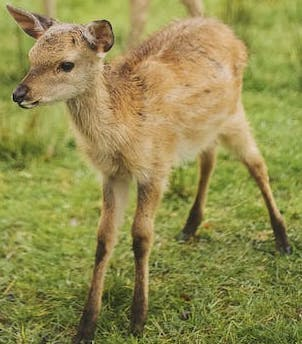
#> input picture Assignments/D22CS051_CV_Ass3/data/deer-train/deer 10_1_d.jpg, 302 x 344 px; its folder holds only this picture in this run
$ jupyter execute --allow-errors question4.ipynb
#> lines starting #> are read from the running program, lines starting #| are printed output that depends on the picture
# Sliding window object detection using HOG

[cell 1]
# importing libs
import cv2 as cv
import numpy as np
from matplotlib import pyplot as plt
from sklearn.svm import SVC
from skimage.feature import hog

## Loading Training Data

[cell 2]
# reading data
import glob

train_images = []
train_images_labels = []
test_images = []

for i in glob.glob('data/deer-train/*.jpg'):
    img = cv.imread(i,cv.IMREAD_GRAYSCALE)
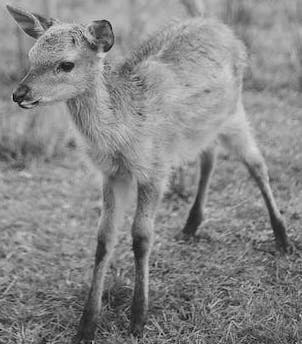
#> img: shape (344, 302); min 0, max 218, mean 134.8
    img = cv.resize(img,(224,224))
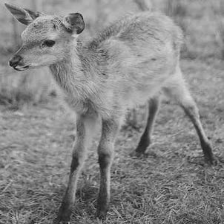
#> img: shape (224, 224); min 25, max 217, mean 134.7
    train_images.append(img)
    train_images_labels.append(i.split('_')[-1].split('.')[0])

label_dict = {'nd':0,'d':1}
train_images_labels  = [label_dict[_] for _ in train_images_labels]

## Code of increasing dataset

[cell 3]
# [11 lines of commented-out code are left out]

[cell 4]
train_images_labels.count('nd'),train_images_labels.count('d')

## Plotting random images

[cell 5]
# plotting 9 images and labels
random_idx = np.random.randint(0,len(train_images),9)
#> random_idx = [0, 0, 0, 0, 0, 0, 0, 0, 0]
plt.figure(figsize=(10,10))
for i in range(9):
    plt.subplot(3,3,i+1)
    plt.imshow(train_images[random_idx[i]], cmap="gray")
    plt.title(train_images_labels[random_idx[i]])
    plt.axis('off')
plt.show()

## Creating hog descriptor

[cell 6]
# creating hog descriptor
train_hog_images = []
feature_images = []
for i in range(len(train_images)):
    feature, hog_image = hog(train_images[i], orientations=9, pixels_per_cell=(8, 8), cells_per_block=(2, 2), visualize=True)
    train_hog_images.append(hog_image)
    feature_images.append(feature)
#> this loop made 1 pass
#> pass 1, `feature, hog_image = hog(train_images[i], orientations=9, pixels_per_c..`:
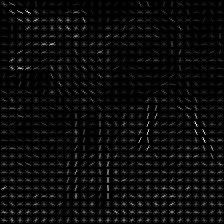
#> hog_image: shape (224, 224) float64; min 0, max 49.54, mean 2.1; drawn with min black and max white
#> after the loop, feature_images = 1 item; train_hog_images = 1 item

[cell 7]
# plotting 9 hog images and labels
plt.figure(figsize=(10,10))
#> (the rest of this cell did not finish here and is left out)

## Traing Classifier

[cell 8]
# creating classifier
clf = SVC(kernel='rbf', C=1.0, random_state=42)
hog_features = np.array(feature_images)
data_labels = np.array(train_images_labels)
train_data = np.hstack((hog_features, data_labels.reshape(-1,1)))
np.random.shuffle(train_data)

#> (the rest of this cell did not finish here and is left out)

## Testing and dawing on Test dataset

[cell 9]
# loading test data
test_images = []
for i in glob.glob('data/deer-test/*.*'):
    img = cv.imread(i,cv.IMREAD_GRAYSCALE)
    img = cv.resize(img,(1024,1024))
    test_images.append(img)
print(f"len of test images: {len(test_images)}")

[cell 10]
# plotting 4 images and labels from test data
plt.figure(figsize=(5,5))
#> (the rest of this cell did not finish here and is left out)

[cell 11]
# applying sliding window
window_size = (224, 224)
step_size = 112
locations = []
images_all_patches = []
for img in test_images:
    for y in range(0, img.shape[0]-window_size[1], step_size):
        for x in range(0, img.shape[1]-window_size[0], step_size):
            locations.append((x, y, img[y:y+window_size[1], x:x+window_size[0]]))
    images_all_patches.append(locations)
#> after the loop, images_all_patches = []; locations = []

#> (a cell that did not finish here is left out)

### Plotting random Patches form test samples

[cell 13]
# plotting locations from test images
plt.figure(figsize=(10,10))
#> (the rest of this cell did not finish here and is left out)

## computing & plotting final boundedd boxes images

[cell 14]
# moving hog descriptor to sliding window and applying classifier
i = 0
for img_patch in images_all_patches:
    for img in img_patch:
        feature, hog_image = hog(img[2], orientations=9, pixels_per_cell=(8, 8), cells_per_block=(2, 2), visualize=True)
        hog_image = hog_image.reshape(1, -1)
        prediction = clf.predict(feature.reshape(1, -1))
        # print(prediction)
        if prediction[0] == 1:
            # print(f"deer found at {img[0], img[1]}")
            cv.rectangle(test_images[i], (img[0],img[1]), (224,225), (0, 255, 0), 2)
            # cv.putText(img[2], 'deer', (img[0], img[1]), cv.FONT_HERSHEY_SIMPLEX, 1, (0, 255, 0), 2, cv.LINE_AA)
    i += 1
#> this loop made 0 passes
#> after the loop, i = 0

[cell 15]
plt.figure(figsize=(10,8))
for i in range(len(test_images)):
    plt.subplot(2,len(test_images)//2,i+1)
    plt.imshow(test_images[i], cmap="gray")
plt.show()

$ run again, on Assignments/D22CS051_CV_Ass3/data/deer-train/deer 1_2_nd.jpg
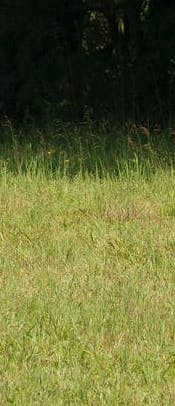
#> input picture Assignments/D22CS051_CV_Ass3/data/deer-train/deer 1_2_nd.jpg, 175 x 406 px
#> `img = cv.resize(img,(224,224))`:
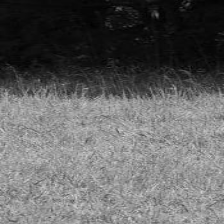
#> img: shape (224, 224); min 0, max 217, mean 98.1
#> random_idx = [0, 0, 0, 0, 0, 0, 0, 0, 0]
#> the loop `for i in range(len(train_images)):` made 1 pass
#> pass 1, `feature, hog_image = hog(train_images[i], orientations=9, pixels_per_c..`:
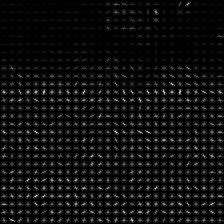
#> hog_image: shape (224, 224) float64; min 0, max 30.32, mean 1.8; drawn with min black and max white
#> after the loop `for i in range(len(train_images)):`: feature_images = 1 item
#> after the loop `for img in test_images:`: images_all_patches = []
#> after the loop `for img_patch in images_all_patches:`: i = 0

$ run again, on Assignments/D22CS051_CV_Ass3/data/deer-train/deer 10_2_d.jpg
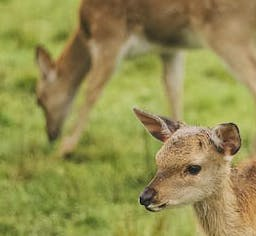
#> input picture Assignments/D22CS051_CV_Ass3/data/deer-train/deer 10_2_d.jpg, 256 x 236 px
#> `img = cv.resize(img,(224,224))`:
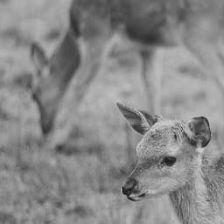
#> img: shape (224, 224); min 26, max 211, mean 136.7
#> random_idx = [0, 0, 0, 0, 0, 0, 0, 0, 0]
#> the loop `for i in range(len(train_images)):` made 1 pass
#> pass 1, `feature, hog_image = hog(train_images[i], orientations=9, pixels_per_c..`:
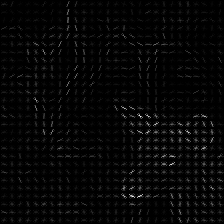
#> hog_image: shape (224, 224) float64; min 0, max 44.18, mean 1.1; drawn with min black and max white
#> after the loop `for i in range(len(train_images)):`: feature_images = 1 item
#> after the loop `for img in test_images:`: images_all_patches = []
#> after the loop `for img_patch in images_all_patches:`: i = 0
